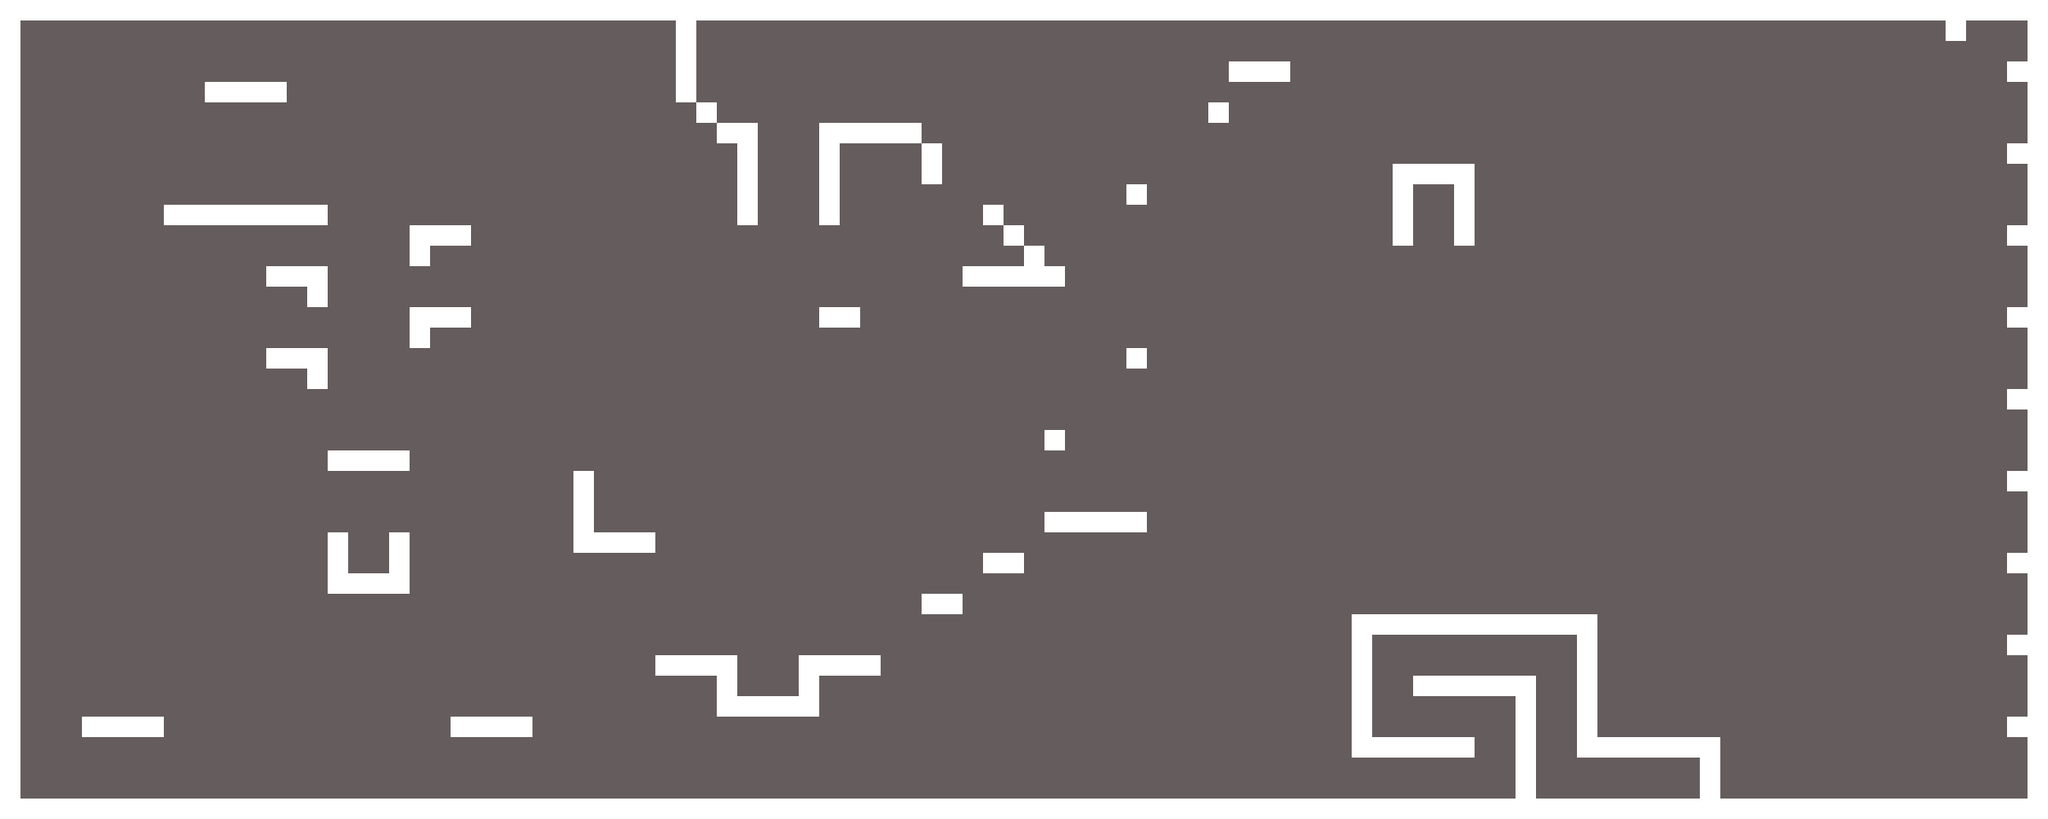

This is a level from a 2D game, rendered from its Tiled map with the project's own tilesets. A one-line summary and the map file follow, with tile-layer data summarised:
An orthogonal 100x40 tile map with 25x25 px tiles, 1 tile layer (CollisionLayer).

<map version="1.0" orientation="orthogonal" renderorder="right-down" width="100" height="40" tilewidth="25" tileheight="25" nextobjectid="1">
 <tileset firstgid="1" name="Arena" tilewidth="25" tileheight="25">
  <image source="../img/tilesets/backgroundArena.png" width="900" height="500" />
  <tile id="0">
   <properties>
    <property name="tileType" value="solid" />
   </properties>
  </tile>
  <tile id="37">
   <properties>
    <property name="tileType" value="air" />
   </properties>
  </tile>
  <tile id="38">
   <properties>
    <property name="tileType" value="target" />
   </properties>
  </tile>
 </tileset>
 <layer name="CollisionLayer" width="100" height="40">
  <data>[4000 cells, 4000 non-empty, 3 distinct tile ids]</data>
 </layer>
</map>